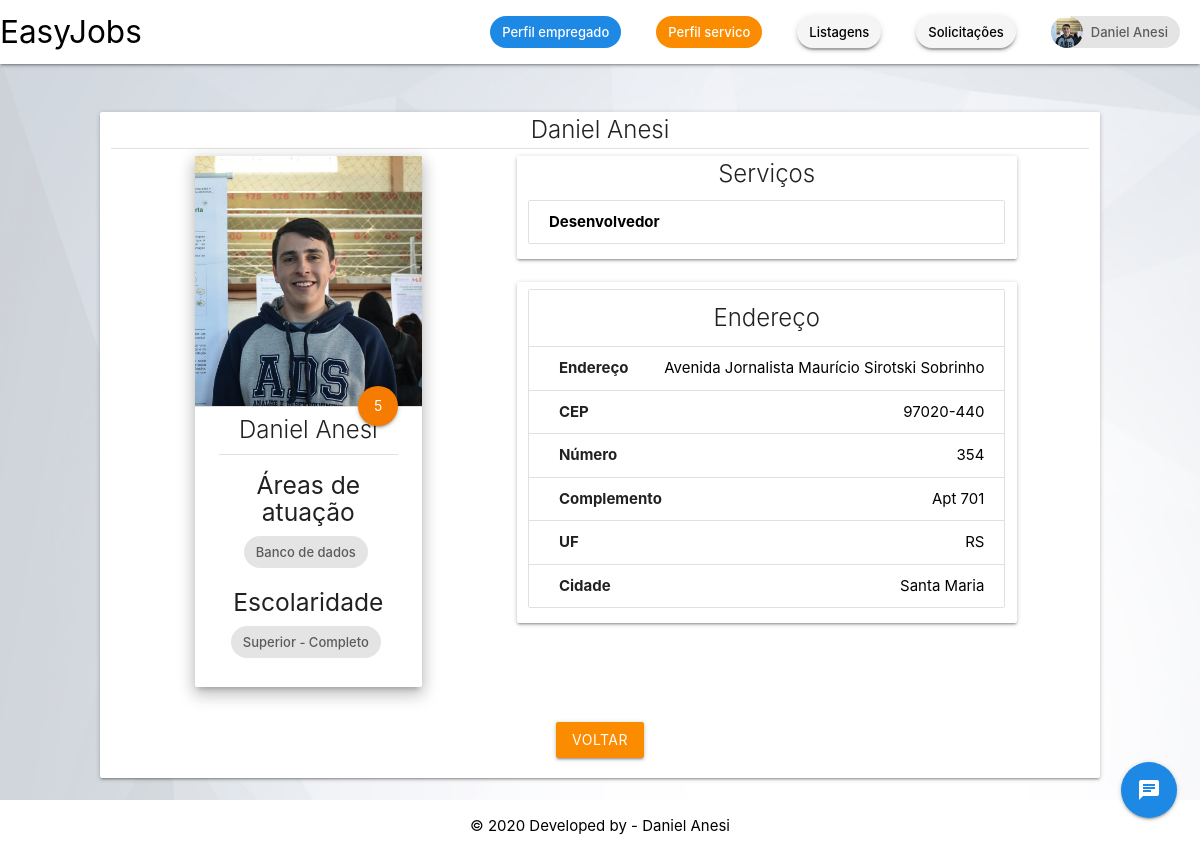
Screenshot of /Tela/verUsuario.php?id=1 (signed in) with the database file from the repository.
### tables this page shows
CREATE TABLE `usuario` (
  `id_usuario` int(11) NOT NULL,
  `nome` varchar(220) NOT NULL,
  `cpf` varchar(14) NOT NULL,
  `nascimento` date NOT NULL,
  `telefone` varchar(15) DEFAULT NULL,
  `email` varchar(220) NOT NULL,
  `senha` varchar(220) NOT NULL,
  `foto` varchar(220) DEFAULT NULL,
  `admin` tinyint(4) DEFAULT NULL,
  `id_endereco` int(11) NOT NULL,
  `deletado` int(1) DEFAULT 0
);

CREATE TABLE `empregado` (
  `id_usuario` int(11) NOT NULL,
  `escolaridade` varchar(220) NOT NULL,
  `area_atuacao` varchar(255) NOT NULL,
  `nota` varchar(45) DEFAULT NULL
);

CREATE TABLE `servico` (
  `id_servico` int(11) NOT NULL,
  `nome` varchar(255) NOT NULL,
  `descricao` varchar(255) NOT NULL,
  `salario` decimal(7,2) DEFAULT NULL,
  `id_endereco` int(11) DEFAULT NULL,
  `id_usuario` int(11) NOT NULL,
  `status` varchar(220) NOT NULL DEFAULT 'pendente',
  `motivo` varchar(220) DEFAULT NULL,
  `deletado` int(1) DEFAULT 0
);

CREATE TABLE `endereco` (
  `id_endereco` int(11) NOT NULL,
  `endereco` varchar(220) NOT NULL,
  `cep` varchar(9) NOT NULL,
  `numero` varchar(220) DEFAULT NULL,
  `complemento` varchar(220) DEFAULT NULL,
  `estado` varchar(220) NOT NULL,
  `cidade` varchar(220) NOT NULL
);

### Controle/UsuarioPDO.php (called while the page is built, shortened)
<?php
        include_once __DIR__.'/../Modelo/Empregado.php';
        include_once __DIR__.'/../Controle/EmpregadoPDO.php';
        include_once __DIR__.'/../Modelo/Usuario.php';
    class UsuarioPDO
    {
        function selectUsuarioId_usuario($id_usuario)
        {
            $con = new conexao();
            $pdo = $con->getConexao();
            $stmt = $pdo->prepare('select * from usuario where id_usuario = :id_usuario;');
            $stmt->bindValue(':id_usuario', $id_usuario);
            $stmt->execute();
            if ($stmt->rowCount() > 0) {
                return $stmt;
            } else {
                return false;
            }
        }
    }

### Modelo/Usuario.php (called while the page is built, shortened)
<?php
    class Usuario
    {
        private $nome;
        private $foto;
        public function __construct()
        {
            if (func_num_args() != 0) {
                $atributos = func_get_args()[0];
            }
        }
        public function getNome()
        {
            return $this->nome;
        }
        public function getFoto()
        {
            return $this->foto;
        }
    }

### Controle/EmpregadoPDO.php (called while the page is built, shortened)
<?php
include_once __DIR__ . './../Controle/UsuarioPDO.php';
include_once __DIR__ . './../Controle/EmailPDO.php';
include_once __DIR__ . './../Modelo/Empregado.php';
include_once __DIR__ . './../Modelo/Usuario.php';
class EmpregadoPDO
{
    function selectEmpregadoId_usuario($id_usuario)
    {
        $con = new conexao();
        $pdo = $con->getConexao();
        $stmt = $pdo->prepare('select * from empregado where id_usuario = :id_usuario;');
        $stmt->bindValue(':id_usuario', $id_usuario);
        $stmt->execute();
        if ($stmt->rowCount() > 0) {
            return $stmt;
        } else {
            return false;
        }
    }
    function selectMedia($id_empregado)
    {
        $pdo = conexao::getConexao();
        $stmt = $pdo->prepare("select * from nota_empregado where id_empregado = :id_empregado");
        $stmt->bindValue(":id_empregado", $id_empregado);
        $stmt->execute();
        $quant = $stmt->rowCount();
        $notas = $stmt->fetchAll();
        $sum = 0;
        $media = 0;
        foreach ($notas as $nota) {
            $sum += $nota['nota'];
        }
        if ($quant != 0) {
            $media = $sum / $quant;
        }
        return $media;
    }
}

### Modelo/Empregado.php (called while the page is built, shortened)
<?php
$pontos = "";
if (realpath("./index.php")) {
    $pontos = './';
} else {
    if (realpath("../index.php")) {
        $pontos = '../';
    } else {
        if (realpath("../../index.php")) {
            $pontos = '../../';
        }
    }
}
include_once $pontos . 'Modelo/Usuario.php';
class Empregado extends Usuario {
private $escolaridade;
private $area_atuacao;
public function __construct() {
    if (func_num_args() != 0) {
        $atributos = func_get_args()[0];
        }
    }
     public function getEscolaridade(){
         return $this->escolaridade;
     }
     public function getArea_atuacao(){
         return $this->area_atuacao;
     }
}

### Controle/ServicoPDO.php (called while the page is built, shortened)
<?php
include_once __DIR__ . '/../Modelo/Servico.php';
include_once __DIR__ . '/../Controle/EnderecoPDO.php';
include_once __DIR__ . '/../Controle/UsuarioPDO.php';
class ServicoPDO
{
    public function selectServicoId_usuario($id_usuario)
    {
        $con = new conexao();
        $pdo = $con->getConexao();
        $stmt = $pdo->prepare('select * from servico where id_usuario = :id_usuario;');
        $stmt->bindValue(':id_usuario', $id_usuario);
        $stmt->execute();
        if ($stmt->rowCount() > 0) {
            return $stmt;
        } else {
            return false;
        }
    }
}

### Modelo/Servico.php (called while the page is built, shortened)
<?php
class Servico
{
    private $id_servico;
    private $nome;
    public function __construct()
    {
        if (func_num_args() != 0) {
            $atributos = func_get_args()[0];
        }
    }
    public function getId_servico()
    {
        return $this->id_servico;
    }
    public function getNome()
    {
        return $this->nome;
    }
}

### Controle/EnderecoPDO.php (called while the page is built, shortened)
<?php
        include_once __DIR__.'/../Modelo/Endereco.php';
        include_once __DIR__.'/../Modelo/Servico.php';
        include_once __DIR__.'/../Modelo/Usuario.php';
        include_once __DIR__.'/../Controle/ServicoPDO.php';
        include_once __DIR__.'/../Controle/UsuarioPDO.php';
class EnderecoPDO
{
    public function selectEnderecoId_endereco($id_endereco)
    {
        $con = new conexao();
        $pdo = $con->getConexao();
        $stmt = $pdo->prepare('select * from endereco where id_endereco = :id_endereco;');
        $stmt->bindValue(':id_endereco', $id_endereco);
        $stmt->execute();
        if ($stmt->rowCount() > 0) {
            return $stmt;
        } else {
            return false;
        }
    }
}

### Modelo/Endereco.php (called while the page is built, shortened)
<?php
class Endereco{
private $endereco;
private $cep;
private $numero;
private $complemento;
private $estado;
private $cidade;
public function __construct() {
    if (func_num_args() != 0) {
        $atributos = func_get_args()[0];
        }
    }
     public function getEndereco(){
         return $this->endereco;
     }
     public function getCep(){
         return $this->cep;
     }
     public function getNumero(){
         return $this->numero;
     }
     public function getComplemento(){
         return $this->complemento;
     }
     public function getEstado(){
         return $this->estado;
     }
     public function getCidade(){
         return $this->cidade;
     }
}

### Tela/verUsuario.php (the view, shortened to what this page needs)
<!DOCTYPE html>
<html>
<head>
    <?php
    include_once '../Base/header.php';
    include_once '../Controle/UsuarioPDO.php';
    include_once '../Controle/ServicoPDO.php';
    include_once '../Controle/EnderecoPDO.php';
    include_once '../Modelo/Usuario.php';
    include_once '../Modelo/Servico.php';
    include_once '../Modelo/Endereco.php';
    ?>
<body class="homeimg">
<?php
include_once '../Base/iNav.php';
$usuario = new Usuario($usuarioPDO->selectUsuarioId_usuario($_GET['id'])->fetch());
$endereco = new Endereco($enderecoPDO->selectEnderecoId_endereco($usuario->getId_endereco())->fetch());
$stmtEmpregado = $empregadoPDO->selectEmpregadoId_usuario($usuario->getId_usuario());
$media = $empregadoPDO->selectMedia($usuario->getId_usuario());
if ($stmtEmpregado) {
    $empregado = new Empregado($stmtEmpregado->fetch());
}
?>
<main>
    <div class="row " style="margin-top: 5vh;">
        <div class="card col l10 offset-l1 m10 offset-m1 s12">
            <div class="card-title center"><?= $usuario->getNome() ?></div>
            <div class="divider"></div>
            <div class="row">
                <div class="col l3 offset-l1 m3 offset-m1 s10 offset-s1">
                    <div class="card z-depth-3">
                        <div class="card-image">
                            <div class="center-block"
                                 style="background-image: url('<?= "../" . $usuario->getFoto(); ?>');
                                         height: 250px; max-width: auto;
                                         background-position: center;
                                         background-size: cover;
                                         background-repeat: no-repeat;
                                         object-fit: cover;
                                         object-position: center;
                                         ">
                            </div>
                            <a class="btn-floating halfway-fab waves-effect waves-light orange darken-2 tooltipped center"
                               data-position="bottom" data-tooltip="Nota do empregado"><?= $media ?></a>
                        </div>
                        <div id="divider" class="divider"></div>
                        <div class="card-content center">
                            <div class="card-title"
                                 style="margin-top: -2vh"><?php echo $usuario->getNome(); ?></div>
                            <div class="divider"></div>
                            <?php
                            if (isset($empregado)) {
                                $areas = explode(",", $empregado->getArea_atuacao());
                                echo '<h5>Áreas de atuação</h5>';
                                foreach ($areas as $area) { ?>
                                    <div class="chip"><?= $area ?></div>
                                    <?php
                                }
                                ?>
                                <h5>Escolaridade</h5>
                                <div class="chip"><?= $empregado->getEscolaridade() ?></div>
                                <?php
                            } else {
                                ?>
                                <div class="card-title">Esse usuário não possui perfil de empregado</div>
                                <?php
                            }
                            ?>
                        </div>
                    </div>
                </div>
                <div class="card col l6 offset-l1 m6 offset-m1 s10 offset-s1">
                    <div class="card-title center">
                        Serviços
                    </div>
                    <div class="collection">
                        <?php
                        $stmtServicos = $servicoPDO->selectServicoId_usuario($usuario->getId_usuario());
                        if ($stmtServicos) {
                            while ($linha = $stmtServicos->fetch()) {
                                $servico = new Servico($linha);
                                ?>
                                <a href="./verServico.php?id=<?= $servico->getId_servico() ?>"
                                   class="collection-item black-text"><b><?= $servico->getNome() ?></b></a>
                                <?php
                            }
                        } else {
                            ?>
                            <p class="center">Nenhum serviço para esse usuário </p>
                            <?php
                        }
                        ?>
                    </div>
                </div>
                <div class="card col l6 offset-l1 m6 offset-m1 s10 offset-s1">
                    <ul class="collection with-header">
                        <li class="collection-header">
                            <div class="card-title center">Endereço</div>
                        </li>
                        <li class="collection-item">
                            <div><b>Endereço</b>
                                <div class="secondary-content black-text">
                                    <?= $endereco->getEndereco() ?>
                                </div>
                            </div>
                        </li>
                        <li class="collection-item">
                            <div><b>CEP</b>
                                <div class="secondary-content black-text">
                                    <?= $endereco->getCep() ?>
                                </div>
                            </div>
                        </li>
                        <li class="collection-item">
                            <div><b>Número</b>
                                <div class="secondary-content black-text">
                                    <?= $endereco->getNumero() ?>
                                </div>
                            </div>
                        </li>
                        <li class="collection-item">
                            <div><b>Complemento</b>
                                <div class="secondary-content black-text">
                                    <?= $endereco->getComplemento() ?>
                                </div>
                            </div>
                        </li>
                        <li class="collection-item">
                            <div><b>UF</b>
                                <div class="secondary-content black-text">
                                    <?= $endereco->getEstado() ?>
                                </div>
                            </div>
                        </li>
                        <li class="collection-item">
                            <div><b>Cidade</b>
                                <div class="secondary-content black-text">
                                    <?= $endereco->getCidade() ?>
                                </div>
                            </div>
                        </li>
                    </ul>
                </div>
            </div>
            <div class="row center">
                <a class="btn orange darken-1 voltar">Voltar</a>
            </div>
        </div>
    </div>
</main>
</body>
<?php
include_once '../Base/footer.php';
?>
</html>

### css/custom.css (style rules this page uses)
body { display: flex; max-width: 100vw; min-height: 100vh; flex-direction: column; background-image: url('../Img/bg1.jpg'); background-size: 100vw 100vh; background-repeat: no-repeat; background-attachment: fixed; }
main { flex: 1 0 auto; }

### rows the page displays
usuario: nome "Daniel Anesi", foto (picture)
empregado: area_atuacao "Banco de dados", escolaridade "Superior - Completo"
servico: nome "Desenvolvedor"
endereco: endereco "Avenida Jornalista Maurício Sirotski Sobrinho", cep "97020-440", numero "354", complemento "Apt 701", estado "RS", cidade "Santa Maria"

### other values shown
$usuario->getNome() "Daniel Anesi"
$media "5"
